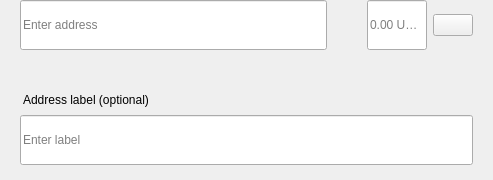
<?xml version="1.0" encoding="UTF-8"?>
<ui version="4.0">
 <class>SendMultiRow</class>
 <widget class="QWidget" name="SendMultiRow">
  <property name="geometry">
   <rect>
    <x>0</x>
    <y>0</y>
    <width>493</width>
    <height>180</height>
   </rect>
  </property>
  <property name="minimumSize">
   <size>
    <width>0</width>
    <height>0</height>
   </size>
  </property>
  <property name="maximumSize">
   <size>
    <width>16777215</width>
    <height>16777215</height>
   </size>
  </property>
  <property name="windowTitle">
   <string>Form</string>
  </property>
  <layout class="QVBoxLayout" name="verticalLayout_3">
   <property name="spacing">
    <number>0</number>
   </property>
   <property name="leftMargin">
    <number>0</number>
   </property>
   <property name="topMargin">
    <number>0</number>
   </property>
   <property name="rightMargin">
    <number>20</number>
   </property>
   <property name="bottomMargin">
    <number>5</number>
   </property>
   <item alignment="Qt::AlignTop">
    <widget class="QWidget" name="widget" native="true">
     <property name="sizePolicy">
      <sizepolicy hsizetype="Expanding" vsizetype="Maximum">
       <horstretch>0</horstretch>
       <verstretch>0</verstretch>
      </sizepolicy>
     </property>
     <property name="minimumSize">
      <size>
       <width>0</width>
       <height>60</height>
      </size>
     </property>
     <property name="maximumSize">
      <size>
       <width>16777215</width>
       <height>85</height>
      </size>
     </property>
     <layout class="QHBoxLayout" name="horizontalLayout" stretch="6,0,2">
      <property name="spacing">
       <number>0</number>
      </property>
      <property name="leftMargin">
       <number>8</number>
      </property>
      <property name="topMargin">
       <number>0</number>
      </property>
      <property name="rightMargin">
       <number>0</number>
      </property>
      <property name="bottomMargin">
       <number>0</number>
      </property>
      <item alignment="Qt::AlignTop">
       <widget class="QStackedWidget" name="stackedAddress">
        <property name="minimumSize">
         <size>
          <width>0</width>
          <height>50</height>
         </size>
        </property>
        <property name="maximumSize">
         <size>
          <width>16777215</width>
          <height>50</height>
         </size>
        </property>
        <widget class="QWidget" name="page_4">
         <property name="sizePolicy">
          <sizepolicy hsizetype="Expanding" vsizetype="Preferred">
           <horstretch>0</horstretch>
           <verstretch>0</verstretch>
          </sizepolicy>
         </property>
         <property name="minimumSize">
          <size>
           <width>0</width>
           <height>50</height>
          </size>
         </property>
         <property name="maximumSize">
          <size>
           <width>16777215</width>
           <height>55</height>
          </size>
         </property>
         <layout class="QVBoxLayout" name="verticalLayout_7">
          <property name="spacing">
           <number>0</number>
          </property>
          <property name="leftMargin">
           <number>12</number>
          </property>
          <property name="topMargin">
           <number>0</number>
          </property>
          <property name="rightMargin">
           <number>0</number>
          </property>
          <property name="bottomMargin">
           <number>0</number>
          </property>
          <item>
           <widget class="QLineEdit" name="lineEditAddress">
            <property name="minimumSize">
             <size>
              <width>0</width>
              <height>50</height>
             </size>
            </property>
            <property name="maximumSize">
             <size>
              <width>16777215</width>
              <height>50</height>
             </size>
            </property>
            <property name="placeholderText">
             <string>Enter address</string>
            </property>
           </widget>
          </item>
         </layout>
        </widget>
        <widget class="QWidget" name="page_3"/>
       </widget>
      </item>
      <item>
       <spacer name="horizontalSpacer_3">
        <property name="orientation">
         <enum>Qt::Horizontal</enum>
        </property>
        <property name="sizeType">
         <enum>QSizePolicy::Fixed</enum>
        </property>
        <property name="sizeHint" stdset="0">
         <size>
          <width>40</width>
          <height>20</height>
         </size>
        </property>
       </spacer>
      </item>
      <item>
       <layout class="QHBoxLayout" name="horizontalLayout_2">
        <property name="spacing">
         <number>6</number>
        </property>
        <item alignment="Qt::AlignTop">
         <widget class="QLineEdit" name="lineEditAmount">
          <property name="sizePolicy">
           <sizepolicy hsizetype="Expanding" vsizetype="Preferred">
            <horstretch>0</horstretch>
            <verstretch>0</verstretch>
           </sizepolicy>
          </property>
          <property name="minimumSize">
           <size>
            <width>0</width>
            <height>50</height>
           </size>
          </property>
          <property name="maximumSize">
           <size>
            <width>16777215</width>
            <height>50</height>
           </size>
          </property>
          <property name="maxLength">
           <number>17</number>
          </property>
          <property name="alignment">
           <set>Qt::AlignLeading|Qt::AlignLeft|Qt::AlignVCenter</set>
          </property>
          <property name="placeholderText">
           <string notr="true">0.00 USSC</string>
          </property>
         </widget>
        </item>
        <item>
         <layout class="QVBoxLayout" name="verticalLayout">
          <property name="topMargin">
           <number>14</number>
          </property>
          <property name="bottomMargin">
           <number>0</number>
          </property>
          <item alignment="Qt::AlignTop">
           <widget class="QPushButton" name="btnMenu">
            <property name="minimumSize">
             <size>
              <width>0</width>
              <height>0</height>
             </size>
            </property>
            <property name="maximumSize">
             <size>
              <width>16777215</width>
              <height>16777215</height>
             </size>
            </property>
            <property name="focusPolicy">
             <enum>Qt::NoFocus</enum>
            </property>
            <property name="text">
             <string/>
            </property>
           </widget>
          </item>
         </layout>
        </item>
       </layout>
      </item>
     </layout>
    </widget>
   </item>
   <item>
    <widget class="QWidget" name="layoutLabel" native="true">
     <property name="minimumSize">
      <size>
       <width>0</width>
       <height>0</height>
      </size>
     </property>
     <property name="maximumSize">
      <size>
       <width>16777215</width>
       <height>16777215</height>
      </size>
     </property>
     <layout class="QVBoxLayout" name="verticalLayout_9">
      <property name="spacing">
       <number>6</number>
      </property>
      <property name="leftMargin">
       <number>20</number>
      </property>
      <property name="topMargin">
       <number>0</number>
      </property>
      <property name="rightMargin">
       <number>0</number>
      </property>
      <property name="bottomMargin">
       <number>10</number>
      </property>
      <item>
       <spacer name="verticalSpacer">
        <property name="orientation">
         <enum>Qt::Vertical</enum>
        </property>
        <property name="sizeType">
         <enum>QSizePolicy::Fixed</enum>
        </property>
        <property name="sizeHint" stdset="0">
         <size>
          <width>20</width>
          <height>20</height>
         </size>
        </property>
       </spacer>
      </item>
      <item>
       <widget class="QLabel" name="labelSubtitleDescription">
        <property name="styleSheet">
         <string notr="true">margin-bottom:2px;
margin-left:0.05px;
padding:0px;</string>
        </property>
        <property name="text">
         <string>Address label (optional)</string>
        </property>
       </widget>
      </item>
      <item>
       <widget class="QLineEdit" name="lineEditDescription">
        <property name="minimumSize">
         <size>
          <width>0</width>
          <height>50</height>
         </size>
        </property>
        <property name="maximumSize">
         <size>
          <width>16777215</width>
          <height>50</height>
         </size>
        </property>
        <property name="placeholderText">
         <string>Enter label</string>
        </property>
       </widget>
      </item>
     </layout>
    </widget>
   </item>
  </layout>
 </widget>
 <resources/>
 <connections/>
</ui>
